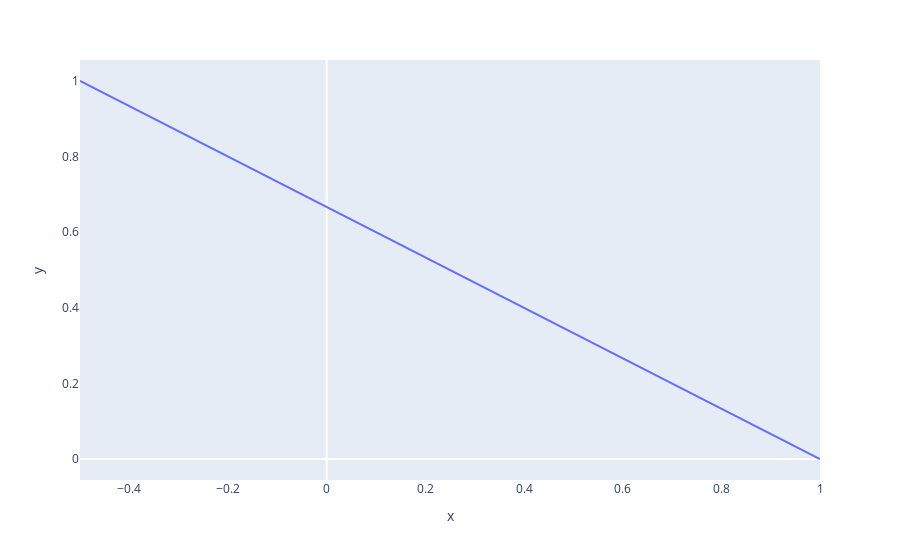

Notebook cell for this chart:
### Markdown cell above
#### paquetería: plotly.expres <- px

### Code cell
fig = px.line(x = [-.5,1], y = [1,0])
fig.update_xaxes(showgrid=False, zeroline = True)
fig.update_yaxes(showgrid=False, zeroline = True)
fig.show()

### Figure 1 — Plotly figure (JSON) as saved in the notebook; plotly's stock layout.template omitted (floating-point values rounded to 4 significant figures)
{"data": [{"hovertemplate": "x=%{x}<br>y=%{y}<extra></extra>", "legendgroup": "", "line": {"color": "#636efa", "dash": "solid"}, "marker": {"symbol": "circle"}, "mode": "lines", "name": "", "orientation": "v", "showlegend": false, "type": "scatter", "x": [-0.5, 1], "xaxis": "x", "y": [1, 0], "yaxis": "y"}], "layout": {"legend": {"tracegroupgap": 0}, "margin": {"t": 60}, "xaxis": {"anchor": "y", "domain": [0, 1], "showgrid": false, "title": {"text": "x"}, "zeroline": true}, "yaxis": {"anchor": "x", "domain": [0, 1], "showgrid": false, "title": {"text": "y"}, "zeroline": true}}}
